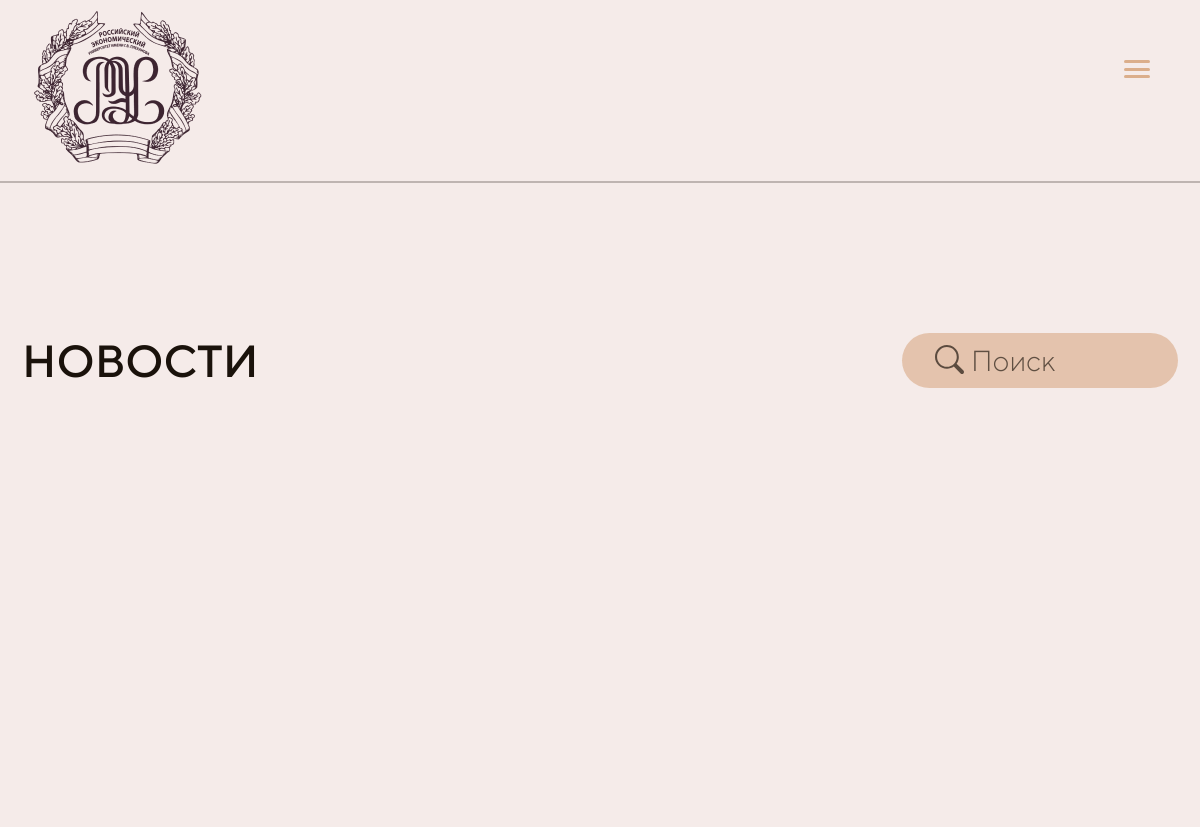
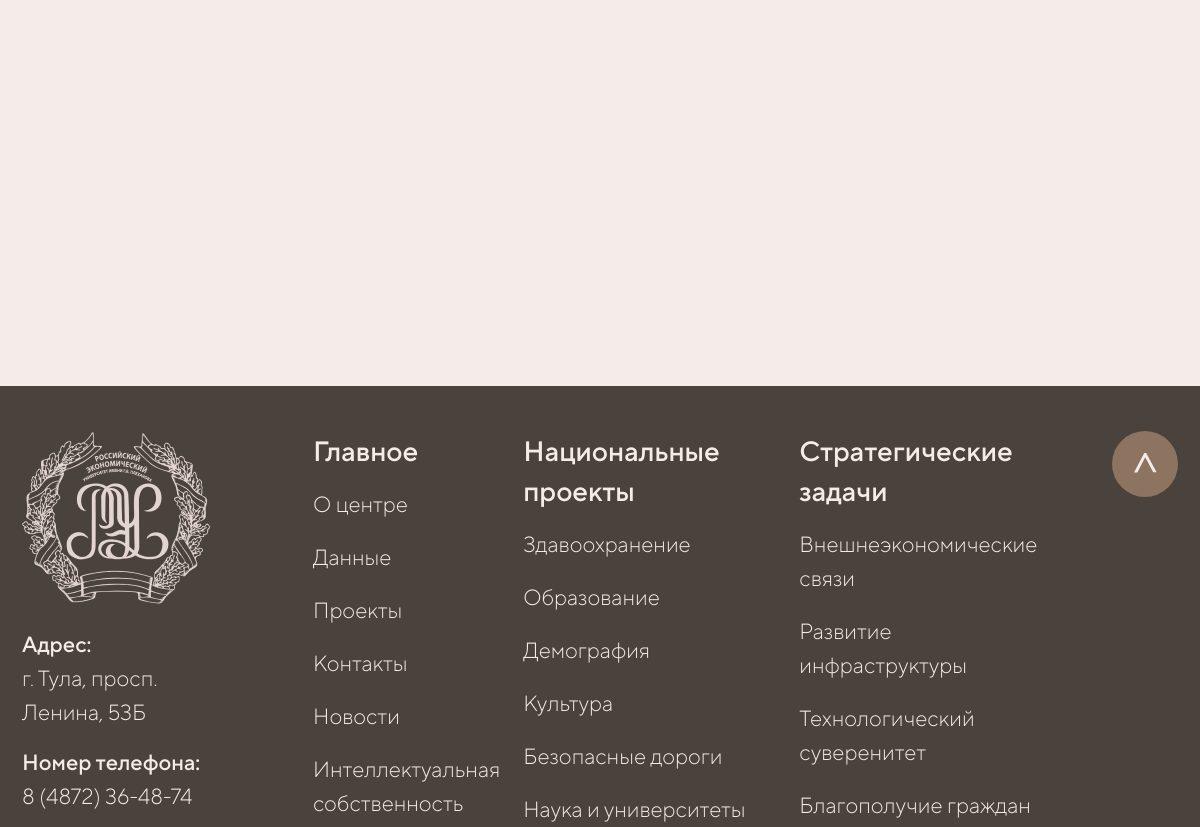
The page /news/ (upper part) on the database as committed earlier (2 pictures, top to bottom).
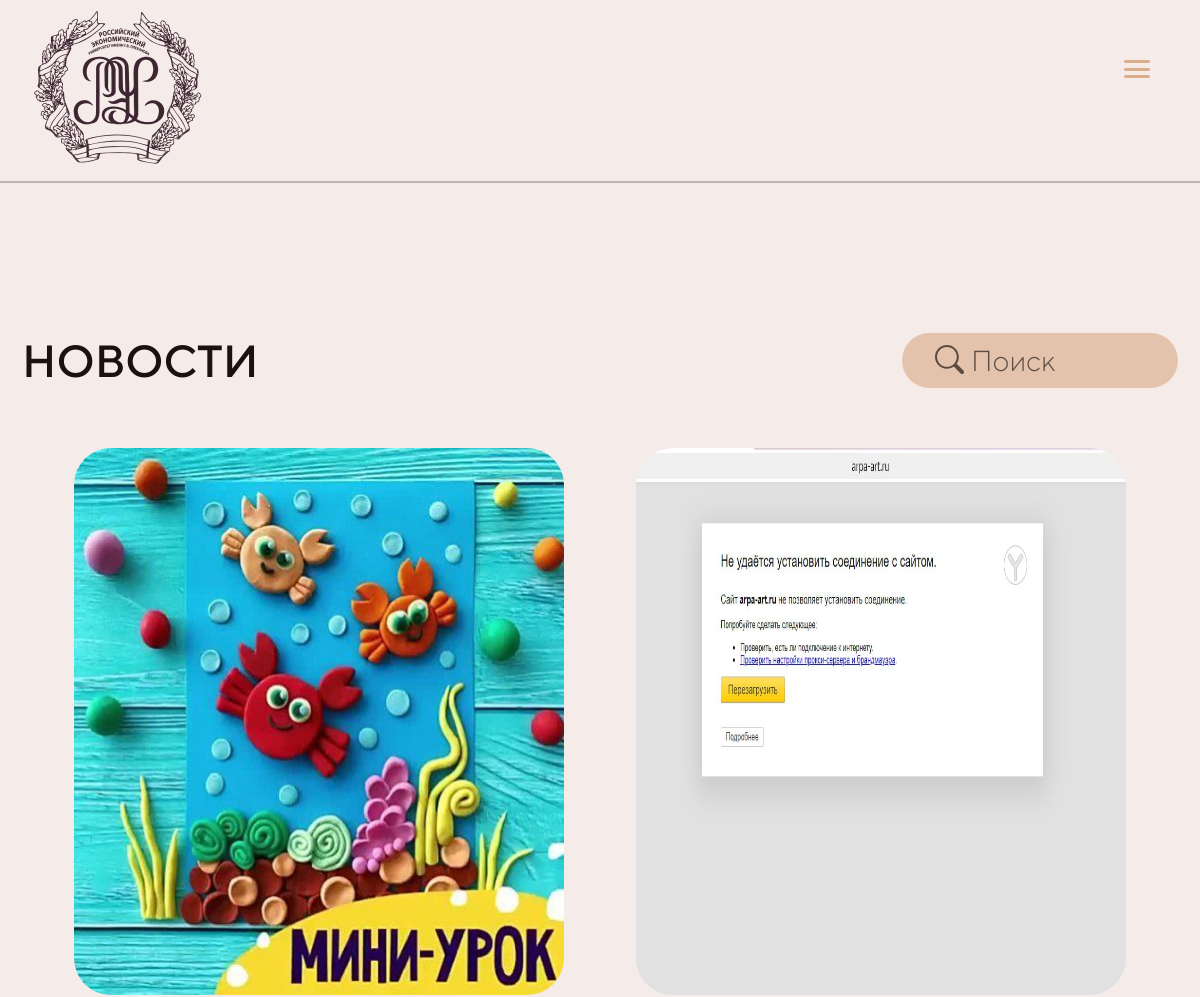
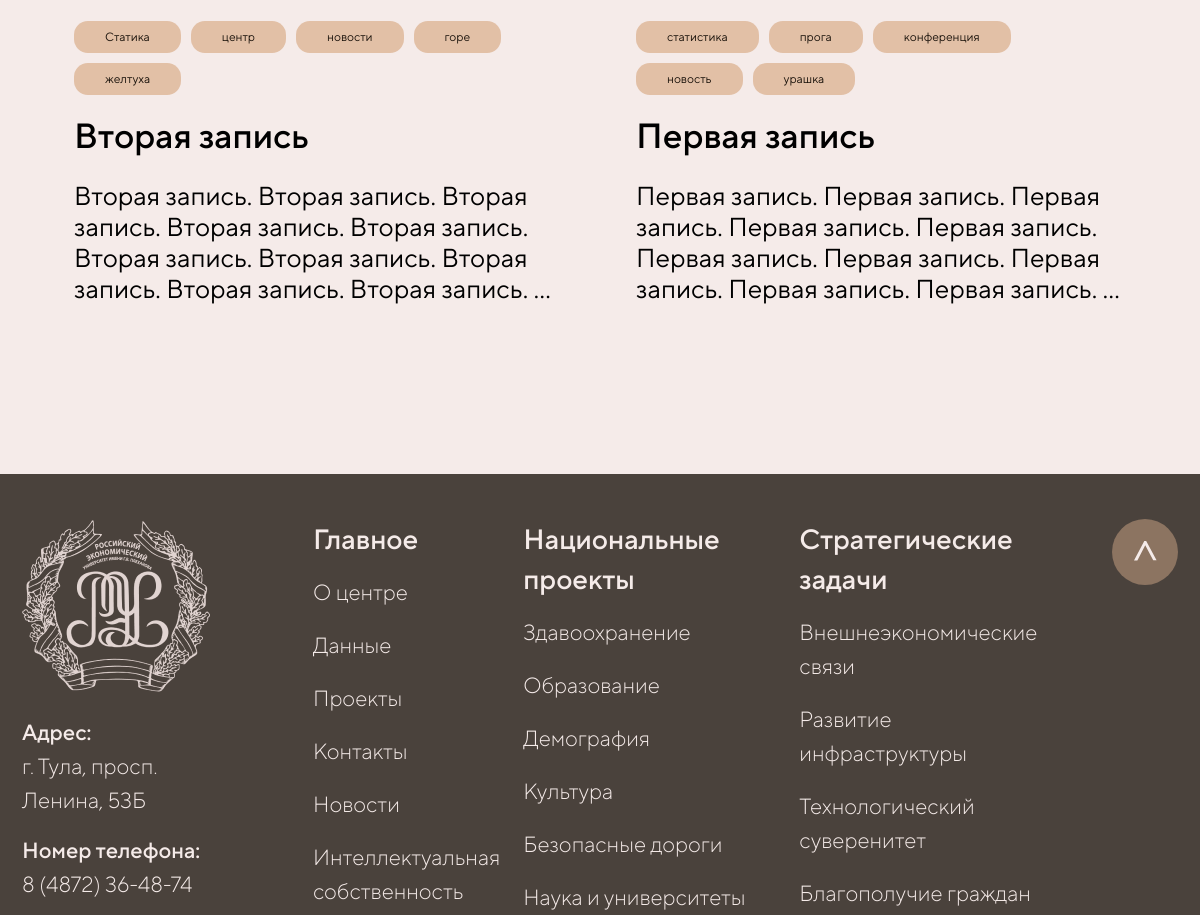
The same page on the database as committed later (2 pictures, top to bottom).
### news/models.py (models this page shows, shortened)
class News(models.Model):
    STATUS_OPTIONS = (
        ('published', 'Опубликовано'),
        ('draft', 'Черновик')
    )
    title = models.CharField(verbose_name='Название записи', max_length=255)
    slug = models.SlugField(verbose_name='URL', max_length=255, blank=True)
    category = models.ForeignKey(Category, related_name='blogs', blank=True, null=True, on_delete=models.CASCADE)
    description = models.TextField(verbose_name='Краткое описание', max_length=500)
    text = models.TextField(verbose_name='Полный текст записи')
    thumbnail = models.ImageField(default='default.jpg',
        verbose_name='Изображение записи',
        blank=True,
        upload_to='images/thumbnails/',
        validators=[FileExtensionValidator(allowed_extensions=('png', 'jpg', 'webp', 'jpeg', 'gif'))]
    )
    tags = TaggableManager()
    status = models.CharField(choices=STATUS_OPTIONS, default='published', verbose_name='Статус записи', max_length=10)
    create = models.DateTimeField(auto_now_add=True, verbose_name='Время добавления')
    update = models.DateTimeField(auto_now=True, verbose_name='Время обновления')
    author = models.ForeignKey(to=User, verbose_name='Автор', on_delete=models.SET_DEFAULT, related_name='author_post',
                               default=1)
    updater = models.ForeignKey(to=User, verbose_name='Обновил', on_delete=models.SET_NULL, null=True,
                                related_name='updater_post', blank=True)
    fixed = models.BooleanField(verbose_name='Прикреплено', default=False)
    class Meta:
        db_table = 'posts_blog'
        ordering = ['-fixed', '-create']
        indexes = [models.Index(fields=['-fixed', '-create', 'status'])]
        verbose_name = 'Новость'
        verbose_name_plural = 'Новости'

### news/views.py (the view)
# urls.py: path('news/', views.news, name='news'),
def news(request):
    news_all = News.objects.all()
    context = {
        'news_all': news_all,
        'title': 'Новости | СЦ РЭУ филиал им. Г.В. Плеханова',
    }
    return render(request, 'news/news.html', context)

### templates/news/news.html (shortened to what this page needs)
{% extends 'partials/base.html' %}
{% load static %}
{% block content %}
<section class="news-section">
    <div class="container">
        <div class="news-section__title-block">
            <h1 class="news-section__title">НОВОСТИ</h1>
            <div class="news-section__search-block">
                <form class="news-section__form" role="search" method="GET">  {% comment %}  {% endcomment %}
                    <input class="news-section__input" type="search" name="q" placeholder="Поиск" aria-label="Search">
                    <button class="news-section__input-btn" type="submit">
                        <img class="news-section__img-search" src="{% static "./assets/icons/search-icon.svg" %}" alt="иконка лупы">
                    </button>
                </form>
            </div>
        </div>
        <div class="news-section__wrapper">
            {% for new in news_all %}
            <div class="news-section__news1">
                <div class="news-section__block-img-tags">
                    <img src="{{ new.thumbnail.url }}" alt="{{ new.title }}" class="news-section__img">
                    <div class="news-section__tags">
                        {% for tag in new.tags.all %}
                            <a href="#" class="news-section__p-tag">{{ tag.name }}</a>
                        {% endfor %}
                    </div>
                </div>
                <div class="news-section__block-texts">
                    <a href="{% url 'news:news_detail' news_slug=new.slug %}" class="news-section__title-mini">{{ new.title }}</a>
                    <p class="news-section__description">
                        {{ new.description|truncatewords:20 }}
                    </p>
                </div>
            </div>
            {% endfor %}
        </div>
    </div>
</section>
{% endblock content %}

### templates/partials/base.html (shortened to what this page needs)
{% load static %}
<!DOCTYPE html>
<html lang="en">
<head>
    <link href="https://cdn.jsdelivr.net/npm/bootstrap@5.3.3/dist/css/bootstrap.min.css" rel="stylesheet">
    <link rel="stylesheet" href="{% static "assets/css/style.css" %}">
</head>
<body>
    <div class="container">
        <div class="mobile-menu mobile-menu__active">
            <div class="container">
                <div class="mobile-menu__block-img">
                    <img src="{% static "./assets/icons/logo-dark.png" %}" alt="логотип центра" class="mobile-menu__logo">
                    <img src="{% static "./assets/icons/menu-button.svg" %}" alt="иконка кнопки меню" class="mobile-menu__button">
                </div>
            </div>
        </div>
    </div>
    <hr class="header-hr">
    {% block content %}
    {% endblock content %}
    <footer class="footer-section">
        <div class="container footer-section__container">
            <div class="footer-section__wrapper_main">
                <div class="footer-section__wrapper1">
                    <a href="index.html"><img src="{% static "./assets/icons/logo-light.png" %}" alt="логотип центра" class="footer-section__logo"></a>
                    <p class="footer-section__text">
                        Адрес:<br> <span class="footer-section__span">г. Тула, просп. Ленина, 53Б</span>
                    </p>
                    <p class="footer-section__text">
                        Номер телефона:<br> <span class="footer-section__span">8 (4872) 36-48-74</span>
                    </p>
                </div>
                <div class="footer-section__wrapper2">
                    <h6 class="footer-section__h6">Главное</h6>
                    <ul class="footer-section__ul">
                        <li class="footer-section__li"><a href="#" class="footer-section__link">О центре</a></li>
                        <li class="footer-section__li"><a href="#" class="footer-section__link">Данные</a></li>
                        <li class="footer-section__li"><a href="#" class="footer-section__link">Проекты</a></li>
                        <li class="footer-section__li"><a href="#" class="footer-section__link">Контакты</a></li>
                        <li class="footer-section__li"><a href="news.html" class="footer-section__link">Новости</a></li>
                        <li class="footer-section__li"><a href="policy-privacy.html" class="footer-section__link">Интеллектуальная<br>
                            собственность</a></li>
                    </ul>
                </div>
                <div class="footer-section__wrapper3">
                    <h6 class="footer-section__h6">Национальные проекты</h6>
                    <ul class="footer-section__ul">
                        <li class="footer-section__li"><a href="project1-hospital.html" class="footer-section__link">Здавоохранение</a></li>
                        <li class="footer-section__li"><a href="#" class="footer-section__link">Образование</a></li>
                        <li class="footer-section__li"><a href="#" class="footer-section__link">Демография</a></li>
                        <li class="footer-section__li"><a href="#" class="footer-section__link">Культура</a></li>
                        <li class="footer-section__li"><a href="#" class="footer-section__link">Безопасные дороги</a></li>
                        <li class="footer-section__li"><a href="#" class="footer-section__link">Наука и университеты</a></li>
                    </ul>
                </div>
                <div class="footer-section__wrapper4">
                    <h6 class="footer-section__h6">Стратегические задачи</h6>
                    <li class="footer-section__li"><a href="#" class="footer-section__link">Внешнеэкономические связи</a></li>
                    <li class="footer-section__li"><a href="#" class="footer-section__link">Развитие инфраструктуры</a></li>
                    <li class="footer-section__li"><a href="#" class="footer-section__link">Технологический суверенитет</a></li>
                    <li class="footer-section__li"><a href="#" class="footer-section__link">Благополучие граждан</a></li>
                </div>
                <div class="footer-section__wrapper5">
                    <img src="{% static "./assets/icons/strelka.svg" %}" alt="иконка стрелки вверх" id="button" class="footer-section__strelka">
                </div>
            </div>
        </div>
    </footer>
</body>
</html>

Rows that differ between the two databases and show on the page:
added News: thumbnail (picture), title "Вторая запись", description "Вторая запись. Вторая запись. Вторая запись. Вторая запись. Вторая запись. Вторая запись. Вторая запись. Вторая запись. Вторая запись. Вторая запись. …"
added Tag: name "Статика", shown under "Вторая запись"
added Tag: name "центр", shown under "Вторая запись"
added Tag: name "новости", shown under "Вторая запись"
added Tag: name "горе", shown under "Вторая запись"
added Tag: name "желтуха", shown under "Вторая запись"
added News: thumbnail (picture), title "Первая запись", description "Первая запись. Первая запись. Первая запись. Первая запись. Первая запись. Первая запись. Первая запись. Первая запись. Первая запись. Первая запись. …"
added Tag: name "статистика", shown under "Первая запись"
added Tag: name "прога", shown under "Первая запись"
added Tag: name "конференция", shown under "Первая запись"
added Tag: name "новость", shown under "Первая запись"
added Tag: name "урашка", shown under "Первая запись"
